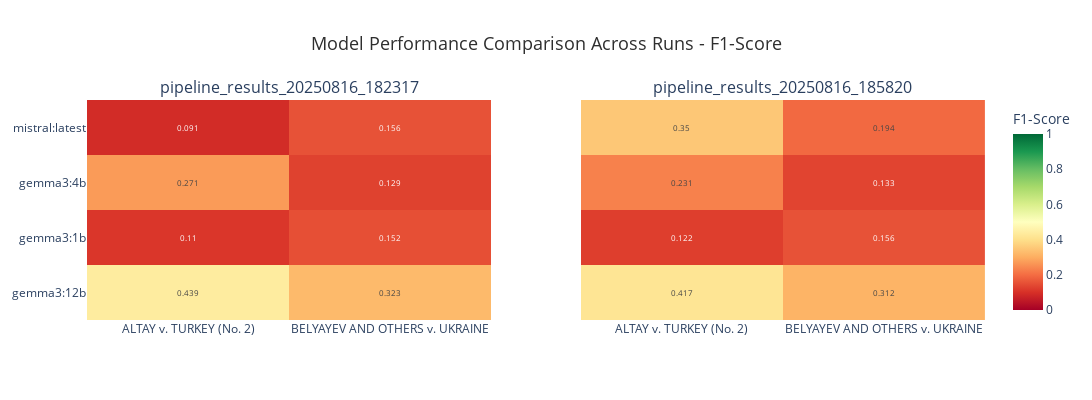
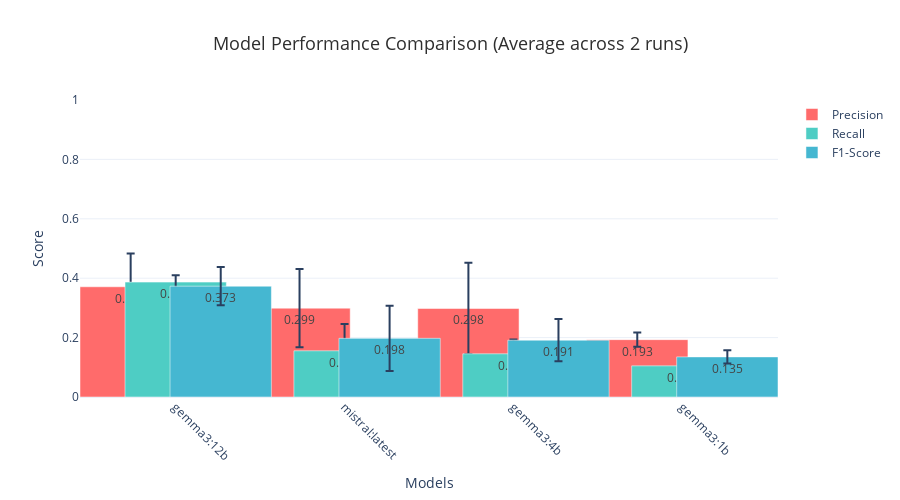
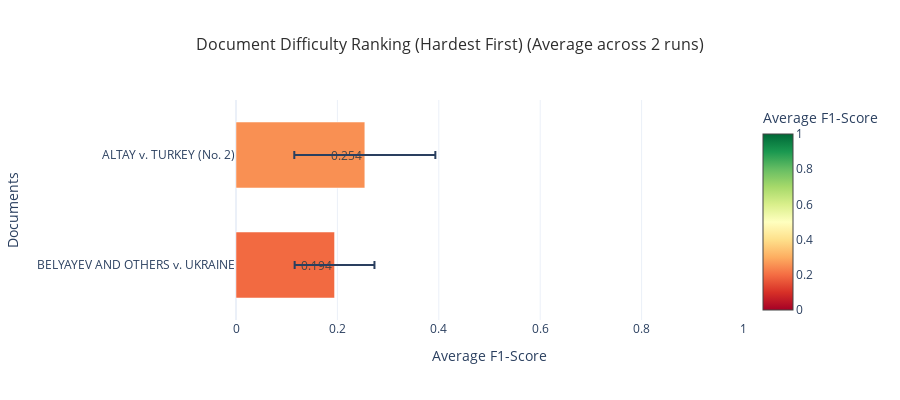

Here is the notebook cell these charts were saved with, in order:
### Code cell
if 'df_main' in globals() and not df_main.empty:
    print("🎯 Creating Performance Visualizations...")
    
    # 1. F1-Score Heatmap - Shows model performance across documents at a glance
    print("📊 1. Model Performance Heatmap (F1-Score)")
    f1_heatmap = create_performance_heatmap(df_main, 'f1_score', 'F1-Score')
    f1_heatmap.show()
    
    # 2. Model Comparison Chart - Shows average performance with error bars
    print("📈 2. Model Performance Comparison")
    model_comparison = create_model_comparison_chart(df_main)
    model_comparison.show()
    
    # 3. Document Difficulty Ranking
    print("📋 3. Document Difficulty Ranking")
    doc_difficulty = create_document_difficulty_chart(df_main)
    doc_difficulty.show()
    
else:
    print("❌ Please load and process evaluation data first.")

### Figure 1 — Plotly figure (JSON) as saved in the notebook; plotly's stock layout.template omitted (floating-point values rounded to 4 significant figures)
{"data": [{"colorbar": {"title": {"text": "F1-Score"}}, "colorscale": [[0, "rgb(165,0,38)"], [0.1, "rgb(215,48,39)"], [0.2, "rgb(244,109,67)"], [0.3, "rgb(253,174,97)"], [0.4, "rgb(254,224,139)"], [0.5, "rgb(255,255,191)"], [0.6, "rgb(217,239,139)"], [0.7, "rgb(166,217,106)"], [0.8, "rgb(102,189,99)"], [0.9, "rgb(26,152,80)"], [1, "rgb(0,104,55)"]], "showscale": true, "text": [[0.439, 0.323], [0.11, 0.152], [0.271, 0.129], [0.091, 0.156]], "textfont": {"size": 8}, "texttemplate": "%{text}", "type": "heatmap", "x": ["ALTAY v. TURKEY (No. 2)", "BELYAYEV AND OTHERS v. UKRAINE"], "xaxis": "x", "y": ["gemma3:12b", "gemma3:1b", "gemma3:4b", "mistral:latest"], "yaxis": "y", "z": [[0.4393, 0.3232], [0.1102, 0.1515], [0.2714, 0.129], [0.09091, 0.1558]], "zmax": 1, "zmin": 0}, {"colorscale": [[0, "rgb(165,0,38)"], [0.1, "rgb(215,48,39)"], [0.2, "rgb(244,109,67)"], [0.3, "rgb(253,174,97)"], [0.4, "rgb(254,224,139)"], [0.5, "rgb(255,255,191)"], [0.6, "rgb(217,239,139)"], [0.7, "rgb(166,217,106)"], [0.8, "rgb(102,189,99)"], [0.9, "rgb(26,152,80)"], [1, "rgb(0,104,55)"]], "showscale": false, "text": [[0.417, 0.312], [0.122, 0.156], [0.231, 0.133], [0.35, 0.194]], "textfont": {"size": 8}, "texttemplate": "%{text}", "type": "heatmap", "x": ["ALTAY v. TURKEY (No. 2)", "BELYAYEV AND OTHERS v. UKRAINE"], "xaxis": "x2", "y": ["gemma3:12b", "gemma3:1b", "gemma3:4b", "mistral:latest"], "yaxis": "y2", "z": [[0.4172, 0.3125], [0.1224, 0.1562], [0.2314, 0.1333], [0.3497, 0.1935]], "zmax": 1, "zmin": 0}], "layout": {"annotations": [{"font": {"size": 16}, "showarrow": false, "text": "pipeline_results_20250816_182317", "x": 0.225, "xanchor": "center", "xref": "paper", "y": 1, "yanchor": "bottom", "yref": "paper"}, {"font": {"size": 16}, "showarrow": false, "text": "pipeline_results_20250816_185820", "x": 0.775, "xanchor": "center", "xref": "paper", "y": 1, "yanchor": "bottom", "yref": "paper"}], "height": 400, "title": {"font": {"color": "#2E2E2E", "size": 18}, "text": "Model Performance Comparison Across Runs - F1-Score", "x": 0.5}, "width": 1200, "xaxis": {"anchor": "y", "domain": [0, 0.45]}, "xaxis2": {"anchor": "y2", "domain": [0.55, 1]}, "yaxis": {"anchor": "x", "domain": [0, 1]}, "yaxis2": {"anchor": "x2", "domain": [0, 1], "matches": "y", "showticklabels": false}}}

### Figure 2 — Plotly figure (JSON) as saved in the notebook; plotly's stock layout.template omitted (floating-point values rounded to 4 significant figures)
{"data": [{"error_y": {"array": [0.1118, 0.1317, 0.1537, 0.0237], "type": "data", "visible": true}, "marker": {"color": "#FF6B6B"}, "name": "Precision", "text": [0.371, 0.299, 0.298, 0.193], "textposition": "auto", "type": "bar", "width": 0.6, "x": ["gemma3:12b", "mistral:latest", "gemma3:4b", "gemma3:1b"], "y": [0.3711, 0.2991, 0.298, 0.1931]}, {"error_y": {"array": [0.0229, 0.0904, 0.0481, 0.0216], "type": "data", "visible": true}, "marker": {"color": "#4ECDC4"}, "name": "Recall", "text": [0.387, 0.156, 0.146, 0.105], "textposition": "auto", "type": "bar", "width": 0.6, "x": ["gemma3:12b", "mistral:latest", "gemma3:4b", "gemma3:1b"], "y": [0.3868, 0.1556, 0.1455, 0.1049]}, {"error_y": {"array": [0.0645, 0.1099, 0.0713, 0.0223], "type": "data", "visible": true}, "marker": {"color": "#45B7D1"}, "name": "F1-Score", "text": [0.373, 0.198, 0.191, 0.135], "textposition": "auto", "type": "bar", "width": 0.6, "x": ["gemma3:12b", "mistral:latest", "gemma3:4b", "gemma3:1b"], "y": [0.3731, 0.1975, 0.1913, 0.1351]}], "layout": {"barmode": "group", "height": 500, "title": {"font": {"color": "#2E2E2E", "size": 18}, "text": "Model Performance Comparison (Average across 2 runs)", "x": 0.5}, "xaxis": {"tickangle": 45, "title": {"text": "Models"}}, "yaxis": {"range": [0, 1], "title": {"text": "Score"}}}}

### Figure 3 — Plotly figure (JSON) as saved in the notebook; plotly's stock layout.template omitted (floating-point values rounded to 4 significant figures)
{"data": [{"customdata": [[0.2195, 0.189, 8.0], [0.3611, 0.2074, 8.0]], "error_x": {"array": [0.0787, 0.1391], "type": "data", "visible": true}, "hovertemplate": "<b>%{y}</b><br>F1-Score: %{x:.3f}<br>Precision: %{customdata[0]:.3f}<br>Recall: %{customdata[1]:.3f}<br>Data Points: %{customdata[2]}<extra></extra>", "marker": {"cmax": 1, "cmin": 0, "color": [0.1944, 0.2541], "colorbar": {"title": {"text": "Average F1-Score"}}, "colorscale": [[0, "rgb(165,0,38)"], [0.1, "rgb(215,48,39)"], [0.2, "rgb(244,109,67)"], [0.3, "rgb(253,174,97)"], [0.4, "rgb(254,224,139)"], [0.5, "rgb(255,255,191)"], [0.6, "rgb(217,239,139)"], [0.7, "rgb(166,217,106)"], [0.8, "rgb(102,189,99)"], [0.9, "rgb(26,152,80)"], [1, "rgb(0,104,55)"]]}, "orientation": "h", "text": [0.194, 0.254], "textposition": "auto", "type": "bar", "width": 0.6, "x": [0.1944, 0.2541], "y": ["BELYAYEV AND OTHERS v. UKRAINE", "ALTAY v. TURKEY (No. 2)"]}], "layout": {"height": 400, "title": {"font": {"color": "#2E2E2E", "size": 16}, "text": "Document Difficulty Ranking (Hardest First) (Average across 2 runs)", "x": 0.5}, "xaxis": {"range": [0, 1], "title": {"text": "Average F1-Score"}}, "yaxis": {"title": {"text": "Documents"}}}}
